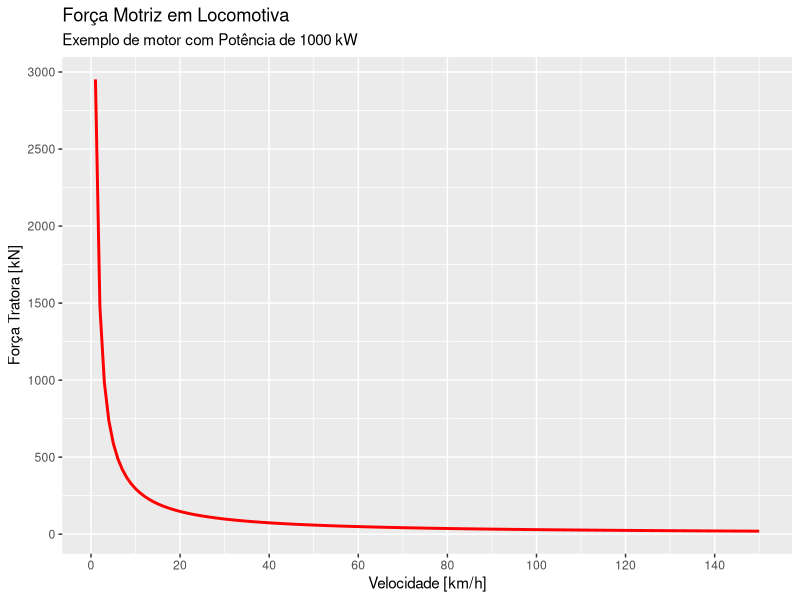
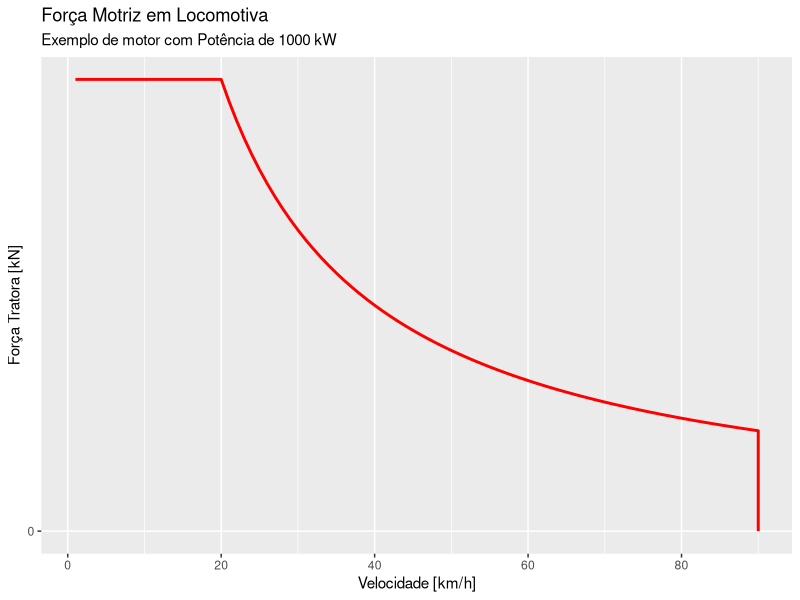

Write the R code that produced these figures, in order.
## ---- chunk 1
library(ggplot2)
library(dplyr)
## ---- chunk 2
# Potência em kW
P = 1000
# Eficiência
n = 0.82
# Velocidades em km/h
v = 1:150

Ft = n * 3.6 * ( P / v )

df <- data.frame(v = v, 
                 Ft = Ft)

df |> ggplot(aes(x=v, y=Ft)) +
  geom_line(color='red', linewidth=1) +
  scale_x_continuous(breaks=seq(0,140,20)) +
  scale_y_continuous(breaks=seq(0,3000,500)) +
  xlab("Velocidade [km/h]") +
  ylab("Força Tratora [kN]") +
  labs(title = "Força Motriz em Locomotiva",
       subtitle = paste("Exemplo de motor com Potência de",P,"kW"))

# plot(v, Ft, type='l', col='red', lwd=2, 
#      xlab='Velocidade [km/h]',
#      ylab='Força Tratora [kN]')

## ---- chunk 3
# Potência em kW
P = 1000
# Eficiência
n = 0.82
# Limite da voltagem/rotação do motor
vmax = 90 #km/h
# Velocidades em km/h
v = 1:vmax
# Limite da corrente elétrica - VMOC
VMOC = 20 #km/h
Ftce = n * 3.6 * (P / VMOC) #kN

## EQUAÇAO
Ft = n * 3.6 * ( P / v )
# LIMITE
Ft[Ft > Ftce] = Ftce

# Acrescentar o último ponto para fechar o limite.
v <- c(v, vmax)
Ft <- c(Ft, 0)

df <- data.frame(v = v,
                 Ft = Ft)

## Plotar
df |> ggplot(aes(x=v, y=Ft)) +
  geom_line(color='red', linewidth=1) +
  scale_x_continuous(breaks=seq(0,140,20)) +
  scale_y_continuous(breaks=seq(0,3000,500)) +
  xlab("Velocidade [km/h]") +
  ylab("Força Tratora [kN]") +
  labs(title = "Força Motriz em Locomotiva",
       subtitle = paste("Exemplo de motor com Potência de",P,"kW"))
